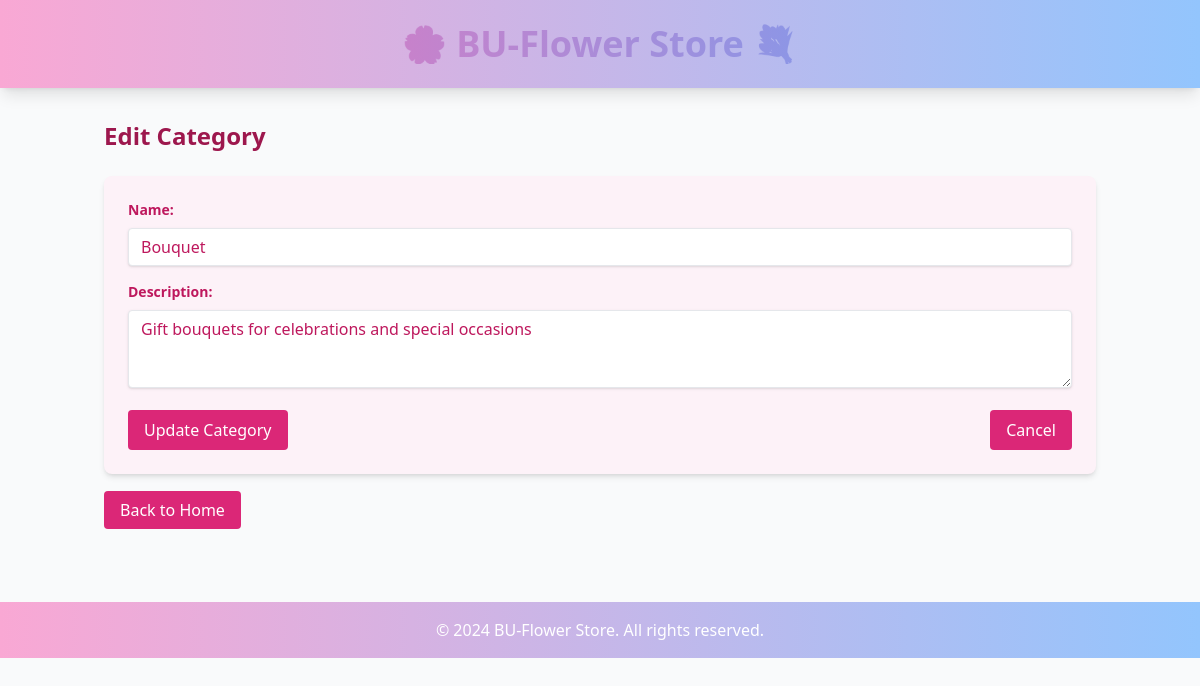
/edit_category/1, run on the app's committed database.
### tables this page shows
CREATE TABLE Categories (
    category_id INTEGER PRIMARY KEY,
    name TEXT NOT NULL,
    description TEXT
);

### app.py (the view, shortened to what this page needs)
@app.route('/edit_category/<int:id>', methods=['GET', 'POST'])
def edit_category(id):
    conn = get_db_connection()
    category = conn.execute('SELECT * FROM Categories WHERE category_id = ?', (id,)).fetchone()
    conn.close()
    return render_template('edit_category.html', category=category)

### app.py (called while the page is built)
def get_db_connection():
    conn = sqlite3.connect(DB_PATH)
    conn.row_factory = sqlite3.Row
    return conn

### templates/edit_category.html (shortened to what this page needs)
<!DOCTYPE html>
<html lang="en">
<head>
    <script src="https://cdn.tailwindcss.com"></script>
</head>
<body class="bg-gray-50">
    <header class="bg-gradient-to-r from-pink-300 to-blue-300 text-white shadow-lg">
        <div class="container mx-auto px-4 py-6">
            <h1 class="text-4xl font-extrabold text-center bg-gradient-to-r from-pink-400 to-blue-400 bg-clip-text text-transparent">🌸 BU-Flower Store 💐</h1>
        </div>
    </header>
    <main class="container mx-auto px-4 py-8">
        <h2 class="text-2xl font-semibold text-pink-800 mb-6">Edit Category</h2>
        <form method="POST" class="bg-pink-50 p-6 rounded-lg shadow-md">
            <div class="mb-4">
                <label for="name" class="block text-pink-700 text-sm font-bold mb-2">Name:</label>
                <input type="text" id="name" name="name" value="{{ category.name }}" required class="shadow appearance-none border rounded w-full py-2 px-3 text-pink-700 leading-tight focus:outline-none focus:shadow-outline">
            </div>
            <div class="mb-4">
                <label for="description" class="block text-pink-700 text-sm font-bold mb-2">Description:</label>
                <textarea id="description" name="description" rows="3" class="shadow appearance-none border rounded w-full py-2 px-3 text-pink-700 leading-tight focus:outline-none focus:shadow-outline">{{ category.description }}</textarea>
            </div>
            <div class="flex items-center justify-between">
                <button type="submit" class="bg-pink-600 text-white px-4 py-2 rounded hover:bg-pink-700">Update Category</button>
                <a href="{{ url_for('categories') }}" class="bg-pink-600 text-white px-4 py-2 rounded hover:bg-pink-700">Cancel</a>
            </div>
        </form>
        <div class="mt-6">
            <a href="{{ url_for('index') }}" class="bg-pink-600 text-white px-4 py-2 rounded hover:bg-pink-700">Back to Home</a>
        </div>
    </main>
    <footer class="bg-gradient-to-r from-pink-300 to-blue-300 text-white py-4 mt-12">
        <div class="container mx-auto px-4 text-center">
            <p>&copy; 2024 BU-Flower Store. All rights reserved.</p>
        </div>
    </footer>
</body>
</html>

### data on the page
Categories: name "Bouquet", description "Gift bouquets for celebrations and special occasions"
